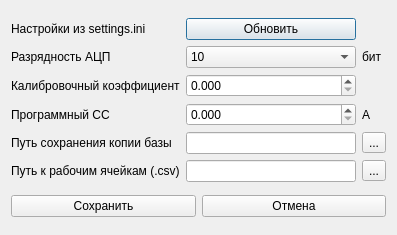
<?xml version="1.0" encoding="UTF-8"?>
<ui version="4.0">
 <class>Dialog</class>
 <widget class="QDialog" name="Dialog">
  <property name="geometry">
   <rect>
    <x>0</x>
    <y>0</y>
    <width>397</width>
    <height>235</height>
   </rect>
  </property>
  <property name="sizePolicy">
   <sizepolicy hsizetype="Fixed" vsizetype="Fixed">
    <horstretch>0</horstretch>
    <verstretch>0</verstretch>
   </sizepolicy>
  </property>
  <property name="windowTitle">
   <string>Настройки</string>
  </property>
  <layout class="QVBoxLayout" name="verticalLayout">
   <item>
    <layout class="QGridLayout" name="gridLayout111">
     <item row="3" column="0">
      <widget class="QLabel" name="label_5">
       <property name="text">
        <string>Программный CC</string>
       </property>
      </widget>
     </item>
     <item row="2" column="1">
      <widget class="QDoubleSpinBox" name="choose_gain">
       <property name="decimals">
        <number>3</number>
       </property>
       <property name="singleStep">
        <double>0.001000000000000</double>
       </property>
      </widget>
     </item>
     <item row="2" column="0">
      <widget class="QLabel" name="label_2">
       <property name="text">
        <string>Калибровочный коэффициент</string>
       </property>
      </widget>
     </item>
     <item row="4" column="0">
      <widget class="QLabel" name="label_4">
       <property name="text">
        <string>Путь сохранения копии базы</string>
       </property>
      </widget>
     </item>
     <item row="0" column="1">
      <widget class="QPushButton" name="button_update">
       <property name="text">
        <string>Обновить</string>
       </property>
      </widget>
     </item>
     <item row="4" column="1">
      <widget class="QLineEdit" name="lineedit_backup"/>
     </item>
     <item row="3" column="1">
      <widget class="QDoubleSpinBox" name="choose_software_cc">
       <property name="decimals">
        <number>3</number>
       </property>
       <property name="singleStep">
        <double>0.001000000000000</double>
       </property>
      </widget>
     </item>
     <item row="1" column="1">
      <widget class="QComboBox" name="choose_adc_bit">
       <item>
        <property name="text">
         <string>10</string>
        </property>
       </item>
       <item>
        <property name="text">
         <string>14</string>
        </property>
       </item>
      </widget>
     </item>
     <item row="1" column="0">
      <widget class="QLabel" name="label">
       <property name="text">
        <string>Разрядность АЦП</string>
       </property>
      </widget>
     </item>
     <item row="3" column="2">
      <widget class="QLabel" name="label_7">
       <property name="text">
        <string>А</string>
       </property>
      </widget>
     </item>
     <item row="0" column="0">
      <widget class="QLabel" name="label_3">
       <property name="text">
        <string>Настройки из settings.ini</string>
       </property>
      </widget>
     </item>
     <item row="1" column="2">
      <widget class="QLabel" name="label_6">
       <property name="text">
        <string>бит</string>
       </property>
      </widget>
     </item>
     <item row="4" column="2">
      <widget class="QToolButton" name="button_add_path">
       <property name="text">
        <string>...</string>
       </property>
      </widget>
     </item>
     <item row="5" column="1">
      <widget class="QLineEdit" name="lineedit_writable_cells"/>
     </item>
     <item row="5" column="2">
      <widget class="QToolButton" name="button_add_writable_cells_csv">
       <property name="text">
        <string>...</string>
       </property>
      </widget>
     </item>
     <item row="5" column="0">
      <widget class="QLabel" name="label_8">
       <property name="text">
        <string>Путь к рабочим ячейкам (.csv)</string>
       </property>
      </widget>
     </item>
    </layout>
   </item>
   <item>
    <layout class="QHBoxLayout" name="horizontalLayout_2">
     <item>
      <widget class="QPushButton" name="button_save">
       <property name="text">
        <string>Сохранить</string>
       </property>
      </widget>
     </item>
     <item>
      <widget class="QPushButton" name="button_cancel">
       <property name="text">
        <string>Отмена</string>
       </property>
      </widget>
     </item>
    </layout>
   </item>
  </layout>
 </widget>
 <resources/>
 <connections/>
</ui>
